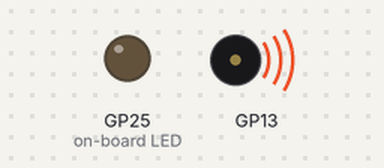
A program run on a simulated Raspberry Pi Pico running MicroPython. Shown: output pins drawn as LEDs (lit = HIGH), buzzer (waves = sounding). At 16.0 s the program stops and its outputs stay as they are.

Above: at 0.2 s.
At 15.7 s:
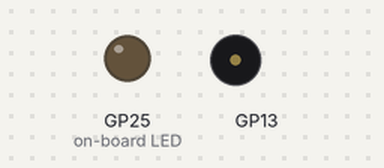
Timing chart, 0 to 17.2 s (numbered marks = the images above):
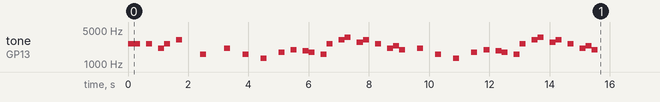

Measured:
- by itself, tone on GP13: plays 2637 Hz for 0.40 s, 2637 Hz for 0.20 s, 2093 Hz for 0.20 s, 2637 Hz for 0.20 s, 3136 Hz for 0.20 s, 1568 Hz for 0.20 s … (40 notes in this stretch)

The program:

mario.py
```python
from utime import sleep
import includes.constants as const

buzzer = const.getPWM(13)

tones = {
"B0": 31,"C1": 33,"CS1": 35,"D1": 37,"DS1": 39,"E1": 41,"F1": 44,"FS1": 46,
"G1": 49,"GS1": 52,"A1": 55,"AS1": 58,"B1": 62,"C2": 65,
"CS2": 69,"D2": 73,"DS2": 78,"E2": 82,"F2": 87,"FS2": 93,"G2": 98,
"GS2": 104,"A2": 110,"AS2": 117,"B2": 123,"C3": 131,"CS3": 139,
"D3": 147,"DS3": 156,"E3": 165,"F3": 175,"FS3": 185,
"G3": 196,"GS3": 208,"A3": 220,"AS3": 233,"B3": 247,"C4": 262,"CS4": 277,"D4": 294,"DS4": 311,
"E4": 330,"F4": 349,"FS4": 370,"G4": 392,"GS4": 415,"A4": 440,"AS4": 466,"B4": 494,"C5": 523,"CS5": 554,"D5": 587,"DS5": 622,"E5": 659,"F5": 698,
"FS5": 740,"G5": 784,"GS5": 831,"A5": 880,"AS5": 932,"B5": 988,"C6": 1047,"CS6": 1109,"D6": 1175,"DS6": 1245,"E6": 1319,"F6": 1397,"FS6": 1480,"G6": 1568,"GS6": 1661,
"A6": 1760,"AS6": 1865,"B6": 1976,"C7": 2093,"CS7": 2217,"D7": 2349,"DS7": 2489,"E7": 2637,"F7": 2794,"FS7": 2960,"G7": 3136,"GS7": 3322,"A7": 3520,
"AS7": 3729,"B7": 3951,"C8": 4186,"CS8": 4435,"D8": 4699,"DS8": 4978
}

song = ["E5","G5","A5","P","E5","G5","B5","A5","P","E5","G5","A5","P","G5","E5"]
mario = ["E7", "E7", 0, "E7", 0, "C7", "E7", 0, "G7", 0, 0, 0, "G6", 0, 0, 0,
         "C7", 0, 0, "G6", 0, 0, "E6", 0, 0, "A6", 0, "B6", 0, "AS6", "A6", 0, "G6", "E7", 0, "G7", "A7", 0, "F7", "G7", 0, "E7", 0,"C7", "D7", "B6", 0, 0,
         "C7", 0, 0, "G6", 0, 0, "E6", 0, 0, "A6", 0, "B6", 0, "AS6", "A6", 0, "G6", "E7", 0, "G7", "A7", 0, "F7", "G7", 0, "E7", 0,"C7", "D7", "B6", 0, 0]

def playtone(frequency):
    buzzer.duty_u16(2000)
    buzzer.freq(frequency)

def bequiet():
    buzzer.duty_u16(0)

def playsong(mysong):
    for i in range(len(mysong)):
        if (mysong[i] == "P" or mysong[i] == 0 ):
            bequiet()
        else:
            playtone(tones[mysong[i]])
        sleep(0.2)
    bequiet()
playsong(mario)
```

constants.py
```python
from machine import Pin, PWM, ADC

pins = [None] * 28        # 28 Possible GPIO Pins
pwms = [None] * len(pins) # PWM for each PIN

def getPin(gpio, write = False):
  if pins[gpio] == None:
    pins[gpio] = Pin(gpio, write if Pin.OUT else Pin.IN)
  return pins[gpio]

def setIrq(gpio, handler = None, trigger = Pin.IRQ_RISING, priority = 1, hard = False):
  pin = getPin(gpio, False)
  return pin.irq(handler=handler, trigger=trigger)

def getPWM(gpio):
  if (pwms[gpio] == None):
    pwms[gpio] = PWM(getPin(gpio, True))
    pwms[gpio].freq(440)
  return pwms[gpio]

# Aliases
def getI2C0(pos):
  if pos < 0 or pos > 5: return [None, None]
  return [getPin(pos * 4), getPin(pos*4+1)]

def getI2C1(pos): # there is anotherone at SDA=26 and SCL=27
  if pos < 0 or pos > 4: return [None, None]
  return [getPin(2 + pos * 4), getPin(2 + pos*4+1)]

def getADC(pos):
  if pos < 0 or pos > 2: return None
  return ADC(26 + pos)


ONBOARD_LED=getPin(25, True)
```
